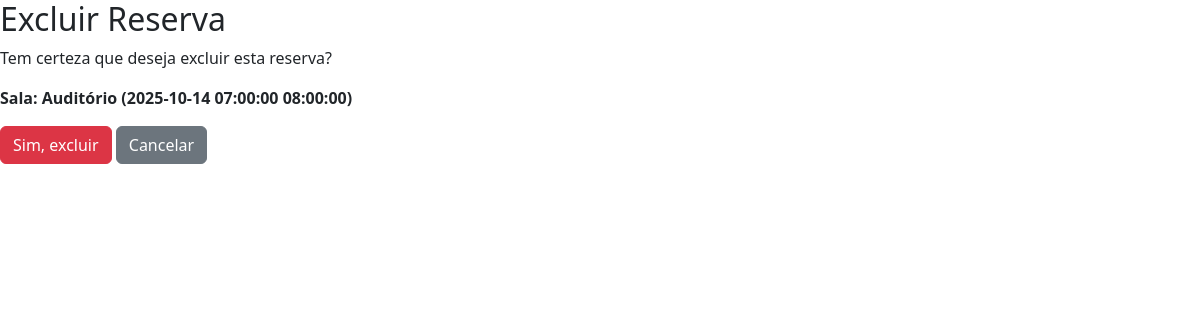
The page /reservas/sala/deletar/2/ on the database as committed earlier.
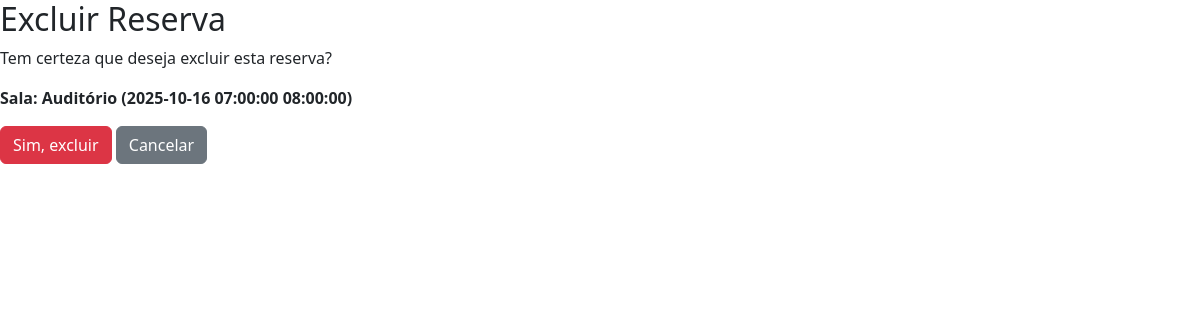
The same page on the database as committed later.
### app/models.py (models this page shows)
class ReservaSala(models.Model):
    sala = models.ForeignKey(Sala, on_delete=models.PROTECT)
    data = models.DateField()
    hora_inicio = models.TimeField()
    hora_fim = models.TimeField()
    status = models.CharField(max_length=50, default='confirmado')
    def __str__(self):
        return f"Sala: {self.sala} ({self.data} {self.hora_inicio} {self.hora_fim})"

class Sala(models.Model):
    idSala = models.AutoField(primary_key=True)
    nome = models.CharField(max_length=100)
    capacidade = models.IntegerField()
    statusDisponibilidade = models.CharField(max_length=50, default='disponível')
    def __str__(self):
        return self.nome

### app/views.py (the view)
# urls.py: path('reservas/sala/deletar/<int:pk>/', views.deletar_reserva_sala, name='deletar_reserva_sala'),
def deletar_reserva_sala(request, pk):
    reserva = get_object_or_404(ReservaSala, pk=pk)
    if request.method == 'POST':
        reserva.delete()
        messages.success(request, 'Reserva de sala excluída com sucesso!')
        return redirect('reservas')
    return render(request, 'deletar_reserva.html', {'reserva': reserva})

### app/templates/deletar_reserva.html (shortened to what this page needs)
{% load static %}
<!DOCTYPE html>
<html lang="pt-br">
<head>
    <link href="https://cdn.jsdelivr.net/npm/bootstrap@5.3.0/dist/css/bootstrap.min.css" rel="stylesheet">
    <link rel="stylesheet" href="https://cdnjs.cloudflare.com/ajax/libs/font-awesome/6.0.0-beta3/css/all.min.css" />
</head>
<body>
    <h2>Excluir Reserva</h2>
    <p>Tem certeza que deseja excluir esta reserva?</p>
    <div class="delete-box">
        <p><strong>{{ reserva }}</strong></p>
    </div>
    <form method="POST">
        <button type="submit" class="btn btn-danger">Sim, excluir</button>
        <a href="{% url 'reservas' %}" class="btn btn-secondary">Cancelar</a>
    </form>
</body>

Rows that differ between the two databases and show on the page:
changed ReservaSala: sala+data+hora_inicio "Sala: Auditório (2025-10-14 07:00:00 08:00:00)" → "Sala: Auditório (2025-10-16 07:00:00 08:00:00)"
